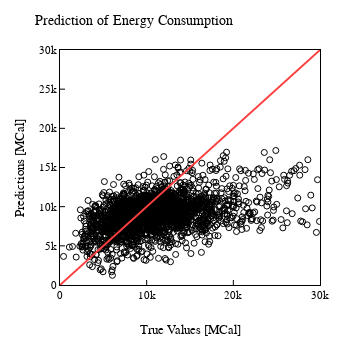

Notebook cell for this chart:
### Code cell
fig_prediction =  go.Figure()

# lim_pred = max(test_label_array)
lim_pred = 30000

fig_prediction.add_traces(
    go.Scatter(
        x= test_label_array,
        y= test_predictions,
        mode= "markers",
        marker_symbol= "circle-open",
        marker_color= "#000000",        
    )
)

fig_prediction.add_traces(
    go.Scatter(
        x= [0,lim_pred],
        y= [0,lim_pred],
        mode= "lines",        
        marker_color= "#fc4040",        
    )
)

fig_prediction.update_layout(
    title= "Prediction of Energy Consumption",
    xaxis_title= "True Values [MCal]",    
    xaxis_fixedrange= True,
    xaxis_range = [0, lim_pred],
    yaxis_title= "Predictions [MCal]",
    yaxis_fixedrange= True,
    yaxis_range = [0, lim_pred],
    width= 350,
    height= 350,
    showlegend= False,
    template= eda_tempelete_01_white,    
)

### Figure 1 — Plotly figure (JSON) as saved in the notebook; plotly's stock layout.template omitted (floating-point values rounded to 4 significant figures; data arrays with more than 128 entries replaced by an {"elided": "..."} marker saying what was removed)
{"data": [{"marker": {"color": "#000000", "symbol": "circle-open"}, "mode": "markers", "type": "scatter", "x": {"elided": "2220 float values"}, "y": {"elided": "2220 float values"}}, {"marker": {"color": "#fc4040"}, "mode": "lines", "type": "scatter", "x": [0, 30000], "y": [0, 30000]}], "layout": {"height": 350, "showlegend": false, "title": {"text": "Prediction of Energy Consumption"}, "width": 350, "xaxis": {"fixedrange": true, "range": [0, 30000], "title": {"text": "True Values [MCal]"}}, "yaxis": {"fixedrange": true, "range": [0, 30000], "title": {"text": "Predictions [MCal]"}}}}
